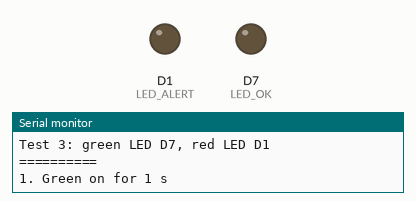
Simulated run of this sketch. Board: ESP8266 (NodeMCU). On the bench: output pins drawn as LEDs (lit = HIGH), the last lines printed to the serial monitor.

Above: at 0.4 s.
At 1.1 s:
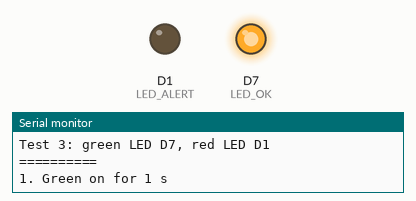
At 11.6 s:
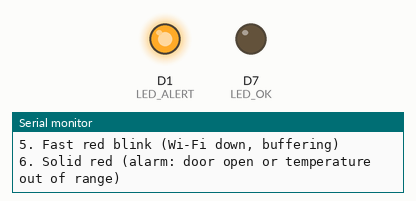
Timing chart, 0 to 18.3 s (numbered marks = the images above):
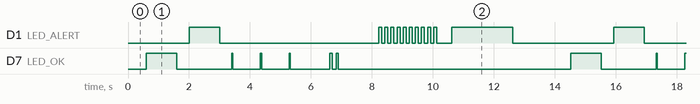

Measured:
- by itself, D1 (LED_ALERT): repeats every 13.9 s: LOW 5.2 s, 9 × (HIGH 0.10 s, LOW 0.10 s), HIGH 0.10 s, LOW 0.50 s, HIGH 2.0 s, LOW 3.3 s, HIGH 1.0 s
- by itself, D7 (LED_OK): repeats every 13.9 s: LOW 1.8 s, 2 × (HIGH 0.04 s, LOW 0.90 s), HIGH 0.04 s, LOW 1.3 s, HIGH 0.08 s, LOW 0.12 s, HIGH 0.08 s, LOW 7.6 s, HIGH 1.0 s
- by itself, everything shown: repeats every 13.9 s, in 22 steps

The sketch:

03_leds.ino
```cpp
// Test 3 of 6: status LEDs
//
// Wiring:  green LED: D7 -> 220-330 ohm resistor -> LED long leg (+); short leg (-) -> GND
//          red LED:   D1 -> 220-330 ohm resistor -> LED long leg (+); short leg (-) -> GND
// Serial Monitor: 115200 baud
//
// There is no buzzer: the dashboard sounds the alarm and Telegram messages the driver and admin.
// Keep the LEDs away from the light sensor, or on the outside of the box: the LDR will see them
// as "door open" otherwise. The combined firmware reads the LDR before it blinks for the same reason.
//
// Pass: each step below happens in order and the Serial Monitor names it.

const int LED_OK = D7;      // green
const int LED_ALERT = D1;   // red

void step(const char *name) {
  Serial.println(name);
  delay(400);
}

void setup() {
  Serial.begin(115200);
  delay(200);
  pinMode(LED_OK, OUTPUT);
  pinMode(LED_ALERT, OUTPUT);
  digitalWrite(LED_OK, LOW);
  digitalWrite(LED_ALERT, LOW);
  Serial.println();
  Serial.println("Test 3: green LED D7, red LED D1");
  Serial.println("==========");
}

void loop() {
  step("1. Green on for 1 s");
  digitalWrite(LED_OK, HIGH); delay(1000); digitalWrite(LED_OK, LOW);

  step("2. Red on for 1 s");
  digitalWrite(LED_ALERT, HIGH); delay(1000); digitalWrite(LED_ALERT, LOW);

  step("3. Heartbeat: short green blink (sensor read OK)");
  for (int i = 0; i < 3; i++) { digitalWrite(LED_OK, HIGH); delay(40); digitalWrite(LED_OK, LOW); delay(900); }

  step("4. Double green blink (data sent to the backend)");
  for (int i = 0; i < 2; i++) { digitalWrite(LED_OK, HIGH); delay(80); digitalWrite(LED_OK, LOW); delay(120); }
  delay(800);

  step("5. Fast red blink (Wi-Fi down, buffering)");
  for (int i = 0; i < 10; i++) { digitalWrite(LED_ALERT, HIGH); delay(100); digitalWrite(LED_ALERT, LOW); delay(100); }

  step("6. Solid red (alarm: door open or temperature out of range)");
  digitalWrite(LED_ALERT, HIGH); delay(2000); digitalWrite(LED_ALERT, LOW);

  Serial.println("----------");
  delay(1500);
}
```
